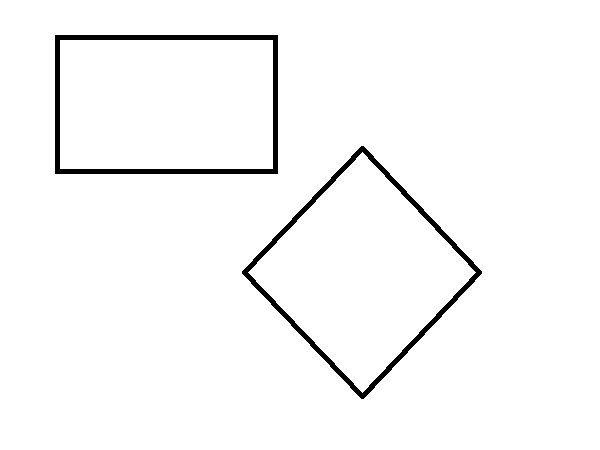
#> input picture im.jpg, 600 x 450 px
$ python edit5.py   (older library calls are emulated)
#> lines starting #> are read from the running program, lines starting #| are printed output that depends on the picture; after the words box and inside, x2 and y2 are one past the last pixel; in counts of white or black regions, pixels touching at a corner belong together
import numpy as np
import cv2

# read and downscale image
img = cv2.imread('im.jpg', cv2.IMREAD_UNCHANGED)
#> img is the input picture: shape (450, 600, 3); min 0, max 255, mean 248.4
# threshold image
# this step is neccessary when you work with contours
ret, threshed_img = cv2.threshold(cv2.cvtColor(img, cv2.COLOR_BGR2GRAY),127, 255, cv2.THRESH_BINARY_INV)
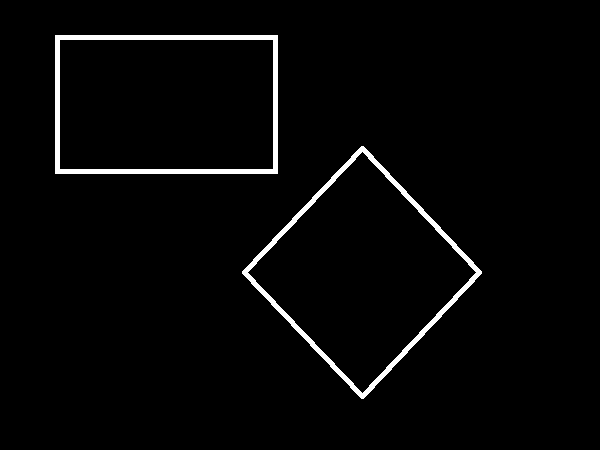
#> threshed_img: shape (450, 600); 2.6% white; 2 white regions
# find contours in image
imag, contours, hier = cv2.findContours(threshed_img, cv2.RETR_EXTERNAL,cv2.CHAIN_APPROX_SIMPLE)
#> contours = 2 contours; box (x1, y1, x2, y2) and area: (55, 35, 278, 174) 30636, (242, 146, 482, 399) 30627

x=[]
y=[]
xM =[]
yM=[]
for indx,i in enumerate(contours):
    x.append([])
    y.append([])
    xM.append([])
    yM.append([])
    for j in i:
        x[indx].append(j[0][0])
        y[indx].append(j[0][1])
#> this loop made 2 passes
#> indx on pass 1: 0
#> (indx, i) on pass 2: (1, [[55, 35], [55, 173], [277, 173], [277, 35]])
#> after the loop, x = 2 items; xM = [[], []]; y = 2 items; yM = [[], []]


# cv2.imshow('i',img)
# cv2.waitKey()
# cv2.destroyAllWindows()
